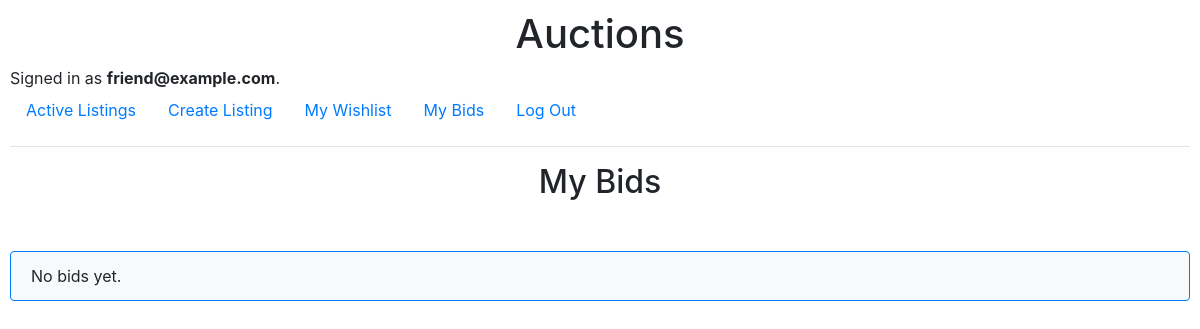
The app's page /bids (signed in), older data.
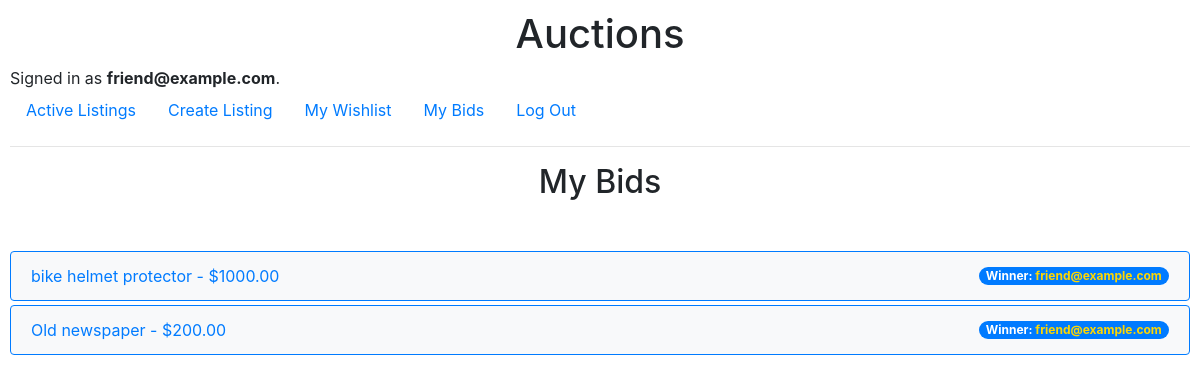
The same page, newer data.
### auctions/models.py (models this page shows)
class User(AbstractUser):
    pass

class Bid(models.Model):
    bid_amount = models.DecimalField(max_digits=10, decimal_places=2, default=0)
    bidder = models.ForeignKey(
        User, on_delete=models.CASCADE, related_name="bids", blank=True, null=True
    )
    listing = models.ForeignKey(
        Listing,
        on_delete=models.CASCADE,
        related_name="bids",
        blank=True,
        null=True,
    )

class Listing(models.Model):
    title = models.CharField(max_length=64, default="")
    description = models.TextField(blank=True, default="")
    starting_bid = models.DecimalField(
        max_digits=10, decimal_places=2, default=0, verbose_name="Starting bid: ($US)"
    )
    image_url = models.URLField(default="")
    category = models.CharField(max_length=64, default="")
    active = models.BooleanField(default=True)
    creator = models.ForeignKey(
        User,
        on_delete=models.CASCADE,
        blank=True,
        null=True,
        related_name="listings",
    )
    deadline = models.DateTimeField(default=get_default_deadline)

### auctions/views.py (the view)
# urls.py: path("bids", views.bids, name="bids"),
@login_required
def bids(request):
    bids = Bid.objects.filter(bidder=request.user)
    winners = {}
    for bid in bids:
        listing = bid.listing
        winner, _ = get_winner(listing)
        if winner:
            winners[listing.id] = winner
    print(f"Winners: {winners}")
    return render(request, "auctions/bids.html", {"bids": bids, "winners": winners})

### auctions/templatetags/custom_filters.py (called while the page is built)
@register.filter
def get_item(dictionary, key):
    return dictionary.get(key)

### auctions/views.py (called while the page is built)
def get_winner(listing):
    winner = None
    winner_bid_amount = None
    if timezone.now() > listing.deadline:
        all_bids = Bid.objects.filter(listing=listing)
        if all_bids:
            winning_bid = all_bids.order_by("-bid_amount").first()
            winner = winning_bid.bidder
            winner_bid_amount = winning_bid.bid_amount
    return winner, winner_bid_amount

### auctions/templates/auctions/bids.html
{% extends "auctions/layout.html" %}
{% load custom_filters %}
{% block body %}
  <h2>My Bids</h2>
  <ul class="list-group">
    {% for bid in bids %}
    <a href="{% url 'listing' bid.listing.id %}">
      <li class="list-group-item d-flex justify-content-between align-items-center mb-1">
        {{ bid.listing.title }} - ${{ bid.bid_amount }}
        {% with winner=winners|get_item:bid.listing.id %}
          {% if winner %}
            <span class="badge badge-primary badge-pill ">Winner: <span class="gold">{{ winner.username }}</span>
            {% endif %}
        {% endwith %}
        </li>
    </a>
    {% empty %}
      <li class="list-group-item">No bids yet.</li>
    {% endfor %}
  </ul>
{% endblock %}

### auctions/templates/auctions/layout.html (shortened to what this page needs)
{% load static %}
<!DOCTYPE html>
<html lang="en">
  <head>
    <link
      rel="stylesheet"
      href="https://stackpath.bootstrapcdn.com/bootstrap/4.4.1/css/bootstrap.min.css"
    />
    <link href="{% static 'auctions/styles.css' %}" rel="stylesheet" />
  </head>
  <body>
    <h1>Auctions</h1>
    <div>
      {% if user.is_authenticated %}
      Signed in as
      <strong>{{ user.username }}</strong>.
      {% else %} Not signed in.
      {% endif %}
    </div>
    <ul class="nav">
      <li class="nav-item">
        <a class="nav-link" href="{% url 'index' %}">Active Listings</a>
      </li>
      {% if user.is_authenticated %}
      <li class="nav-item">
        <a class="nav-link" href="{% url 'create' %}">Create Listing</a>
      </li>
      <li class="nav-item">
        <a class="nav-link" href="{% url 'wishlist' %}">My Wishlist</a>
      </li>
      <li class="nav-item">
        <a class="nav-link" href="{% url 'bids' %}">My Bids</a>
      </li>
      {% endif %}
      {% if user.is_authenticated %}
      <li class="nav-item">
        <a class="nav-link" href="{% url 'logout' %}">Log Out</a>
      </li>
      {% endif %}
    </ul>
    <hr />
    {% block body %} {% endblock %}
  </body>
</html>

### auctions/static/auctions/styles.css (style rules this page uses)
body { padding: 10px; }
h1, h2 { text-align: center; }
h2 { margin-bottom: 50px; }
ul.list-group a { text-decoration: none; }
.list-group-item { background-color: #f8f9fa; border-color: #007bff; }
.badge-primary { background-color: #007bff; }
.gold { color: gold; }

Row changes from the older to the newer data that the page shows:
added Bid: listing "bike helmet protector", bid_amount "1000.00", {{ winner.username }} "friend@example.com"
added Bid: listing "Old newspaper", bid_amount "200.00", {{ winner.username }} "friend@example.com"
Text that changed along with them:
text no longer shown: "No bids yet."
